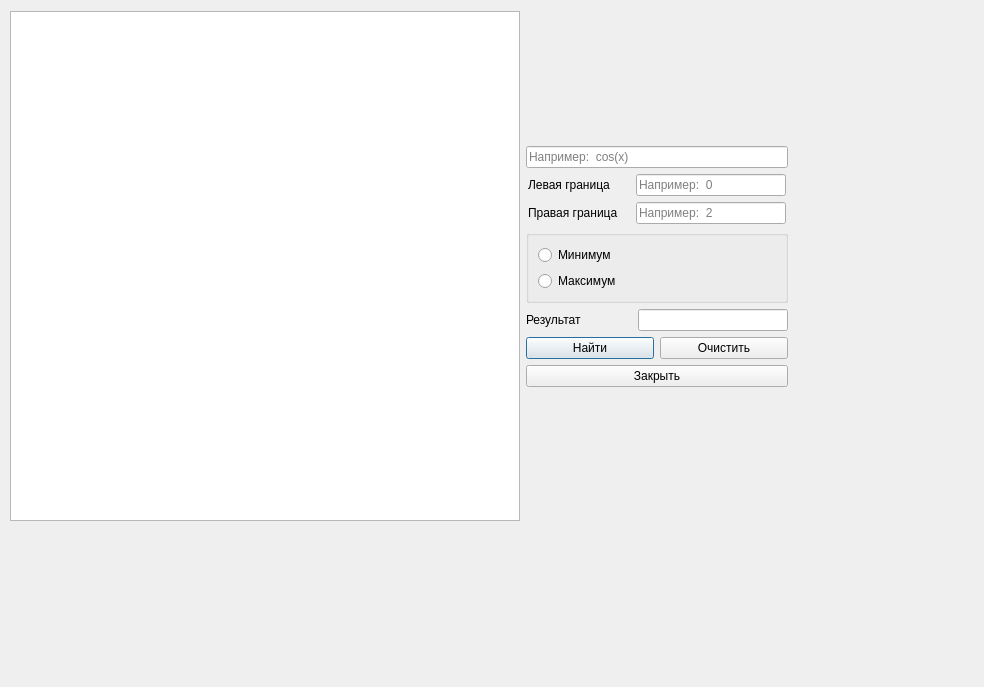
<?xml version="1.0" encoding="UTF-8"?>
<ui version="4.0">
 <class>DerivativeWindow</class>
 <widget class="QDialog" name="DerivativeWindow">
  <property name="geometry">
   <rect>
    <x>0</x>
    <y>0</y>
    <width>984</width>
    <height>687</height>
   </rect>
  </property>
  <property name="windowTitle">
   <string>Dialog</string>
  </property>
  <widget class="QWidget" name="layoutWidget">
   <property name="geometry">
    <rect>
     <x>10</x>
     <y>10</y>
     <width>778</width>
     <height>512</height>
    </rect>
   </property>
   <layout class="QHBoxLayout" name="horizontalLayout_4">
    <item>
     <widget class="QGraphicsView" name="graphicsView">
      <property name="minimumSize">
       <size>
        <width>510</width>
        <height>510</height>
       </size>
      </property>
      <property name="maximumSize">
       <size>
        <width>510</width>
        <height>510</height>
       </size>
      </property>
     </widget>
    </item>
    <item>
     <layout class="QVBoxLayout" name="verticalLayout">
      <item>
       <spacer name="verticalSpacer">
        <property name="orientation">
         <enum>Qt::Vertical</enum>
        </property>
        <property name="sizeHint" stdset="0">
         <size>
          <width>20</width>
          <height>40</height>
         </size>
        </property>
       </spacer>
      </item>
      <item>
       <widget class="QLineEdit" name="lineEdit">
        <property name="placeholderText">
         <string>Например:  cos(x)</string>
        </property>
       </widget>
      </item>
      <item>
       <layout class="QHBoxLayout" name="horizontalLayout">
        <item>
         <widget class="QLabel" name="label">
          <property name="minimumSize">
           <size>
            <width>100</width>
            <height>0</height>
           </size>
          </property>
          <property name="maximumSize">
           <size>
            <width>100</width>
            <height>16777215</height>
           </size>
          </property>
          <property name="text">
           <string>Левая граница</string>
          </property>
         </widget>
        </item>
        <item>
         <widget class="QLineEdit" name="lineEdit_2">
          <property name="minimumSize">
           <size>
            <width>150</width>
            <height>0</height>
           </size>
          </property>
          <property name="maximumSize">
           <size>
            <width>150</width>
            <height>16777215</height>
           </size>
          </property>
          <property name="placeholderText">
           <string>Например:  0</string>
          </property>
         </widget>
        </item>
       </layout>
      </item>
      <item>
       <layout class="QHBoxLayout" name="horizontalLayout_2">
        <item>
         <widget class="QLabel" name="label_2">
          <property name="minimumSize">
           <size>
            <width>100</width>
            <height>0</height>
           </size>
          </property>
          <property name="maximumSize">
           <size>
            <width>100</width>
            <height>16777215</height>
           </size>
          </property>
          <property name="text">
           <string>Правая граница</string>
          </property>
         </widget>
        </item>
        <item>
         <widget class="QLineEdit" name="lineEdit_3">
          <property name="minimumSize">
           <size>
            <width>150</width>
            <height>0</height>
           </size>
          </property>
          <property name="maximumSize">
           <size>
            <width>150</width>
            <height>16777215</height>
           </size>
          </property>
          <property name="placeholderText">
           <string>Например:  2</string>
          </property>
         </widget>
        </item>
       </layout>
      </item>
      <item>
       <widget class="QGroupBox" name="groupBox">
        <property name="title">
         <string/>
        </property>
        <layout class="QVBoxLayout" name="verticalLayout_2">
         <item>
          <widget class="QRadioButton" name="radioButton">
           <property name="text">
            <string>Минимум</string>
           </property>
          </widget>
         </item>
         <item>
          <widget class="QRadioButton" name="radioButton_2">
           <property name="text">
            <string>Максимум</string>
           </property>
          </widget>
         </item>
        </layout>
       </widget>
      </item>
      <item>
       <layout class="QHBoxLayout" name="horizontalLayout_5">
        <item>
         <widget class="QLabel" name="label_3">
          <property name="text">
           <string>Результат</string>
          </property>
         </widget>
        </item>
        <item>
         <widget class="QLineEdit" name="lineEdit_4">
          <property name="minimumSize">
           <size>
            <width>150</width>
            <height>0</height>
           </size>
          </property>
          <property name="maximumSize">
           <size>
            <width>150</width>
            <height>16777215</height>
           </size>
          </property>
          <property name="readOnly">
           <bool>true</bool>
          </property>
         </widget>
        </item>
       </layout>
      </item>
      <item>
       <layout class="QHBoxLayout" name="horizontalLayout_3">
        <item>
         <widget class="QPushButton" name="pushButton">
          <property name="text">
           <string>Найти</string>
          </property>
         </widget>
        </item>
        <item>
         <widget class="QPushButton" name="pushButton_2">
          <property name="text">
           <string>Очистить</string>
          </property>
         </widget>
        </item>
       </layout>
      </item>
      <item>
       <widget class="QPushButton" name="pushButton_3">
        <property name="text">
         <string>Закрыть</string>
        </property>
       </widget>
      </item>
      <item>
       <spacer name="verticalSpacer_2">
        <property name="orientation">
         <enum>Qt::Vertical</enum>
        </property>
        <property name="sizeHint" stdset="0">
         <size>
          <width>20</width>
          <height>40</height>
         </size>
        </property>
       </spacer>
      </item>
     </layout>
    </item>
   </layout>
  </widget>
 </widget>
 <resources/>
 <connections/>
</ui>
